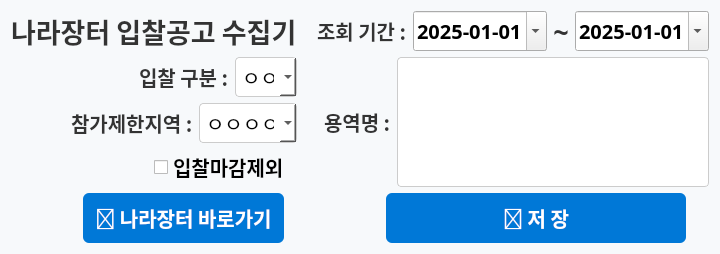
<?xml version="1.0" encoding="UTF-8"?>
<ui version="4.0">
 <class>dialog</class>
 <widget class="QDialog" name="dialog">
  <property name="windowModality">
   <enum>Qt::NonModal</enum>
  </property>
  <property name="enabled">
   <bool>true</bool>
  </property>
  <property name="geometry">
   <rect>
    <x>0</x>
    <y>0</y>
    <width>720</width>
    <height>254</height>
   </rect>
  </property>
  <property name="sizePolicy">
   <sizepolicy hsizetype="Fixed" vsizetype="Fixed">
    <horstretch>0</horstretch>
    <verstretch>0</verstretch>
   </sizepolicy>
  </property>
  <property name="minimumSize">
   <size>
    <width>720</width>
    <height>216</height>
   </size>
  </property>
  <property name="maximumSize">
   <size>
    <width>16777215</width>
    <height>16777215</height>
   </size>
  </property>
  <property name="font">
   <font>
    <family>Noto Sans KR</family>
    <pointsize>20</pointsize>
    <weight>50</weight>
    <italic>false</italic>
    <bold>false</bold>
    <underline>false</underline>
    <stylestrategy>PreferDefault</stylestrategy>
   </font>
  </property>
  <property name="mouseTracking">
   <bool>false</bool>
  </property>
  <property name="acceptDrops">
   <bool>false</bool>
  </property>
  <property name="windowTitle">
   <string>나라장터 입찰공고 수집기</string>
  </property>
  <property name="windowIcon">
   <iconset>
    <normaloff>ejtech.ico</normaloff>ejtech.ico</iconset>
  </property>
  <property name="windowOpacity">
   <double>1.000000000000000</double>
  </property>
  <property name="layoutDirection">
   <enum>Qt::LeftToRight</enum>
  </property>
  <property name="autoFillBackground">
   <bool>false</bool>
  </property>
  <property name="styleSheet">
   <string notr="true">/* === 전체 폼 배경 === */
QDialog {
    background-color: #f7f9fb;
    color: #2e2e2e;
	font: 20pt &quot;Noto Sans KR&quot;;
}

/* === QLabel === */
QLabel {
    font-weight: bold;
    color: #333333;
}

/* === QLineEdit, QTextEdit === */
QLineEdit, QTextEdit {
    background-color: #ffffff;
    border: 1px solid #cccccc;
    border-radius: 4px;
    padding: 4px 8px;
    selection-background-color: #0078d7;
    selection-color: #ffffff;
}

/* === QComboBox === */
QComboBox {
    background-color: #ffffff;
    border: 1px solid #cccccc;
    border-radius: 4px;
    padding: 4px 6px;
}
QComboBox QAbstractItemView {
    background-color: #ffffff;
    selection-background-color: #ffffff;
    selection-color: #ffffff;
}

/* === QPushButton === */
QPushButton {
    background-color: #0078d7;
    color: white;
    border: none;
    padding: 6px 12px;
    border-radius: 6px;
}
QPushButton:hover {
    background-color: #005bbd;
}
QPushButton:pressed {
    background-color: #004a9f;
}
QPushButton:disabled {
    background-color: #cccccc;
    color: #666666;
}

/* === QDateEdit &amp; QCalendarWidget === */
QDateEdit {
    background-color: #ffffff;
    color: #2e2e2e;
    border: 1px solid #cccccc;
    border-radius: 4px;
    padding: 4px 8px;
}

QCalendarWidget {
    background-color: #ffffff;
    border: 1px solid #d0d0d0;
    border-radius: 6px;
}

QCalendarWidget QToolButton {
    color: #2e2e2e;
    background: transparent;
    font-weight: bold;
}

QCalendarWidget QAbstractItemView {
    background-color: white;
    selection-background-color: #0078d7;
    selection-color: white;
    gridline-color: #e0e0e0;
}

/* === QGroupBox === */
QGroupBox {
    border: 1px solid #c4c4c4;
    border-radius: 6px;
    margin-top: 10px;
}
QGroupBox::title {
    subcontrol-origin: margin;
    subcontrol-position: top left;
    padding: 0 6px;
    font-weight: bold;
    color: #2e2e2e;
}
</string>
  </property>
  <property name="sizeGripEnabled">
   <bool>false</bool>
  </property>
  <property name="modal">
   <bool>false</bool>
  </property>
  <layout class="QGridLayout" name="gridLayout">
   <item row="0" column="0">
    <widget class="QLabel" name="title">
     <property name="sizePolicy">
      <sizepolicy hsizetype="Minimum" vsizetype="Minimum">
       <horstretch>0</horstretch>
       <verstretch>0</verstretch>
      </sizepolicy>
     </property>
     <property name="font">
      <font>
       <family>Noto Sans KR</family>
       <pointsize>20</pointsize>
       <weight>75</weight>
       <italic>false</italic>
       <bold>true</bold>
      </font>
     </property>
     <property name="autoFillBackground">
      <bool>false</bool>
     </property>
     <property name="text">
      <string>나라장터 입찰공고 수집기</string>
     </property>
    </widget>
   </item>
   <item row="4" column="2">
    <layout class="QHBoxLayout" name="horizontalLayout_3">
     <property name="sizeConstraint">
      <enum>QLayout::SetMinAndMaxSize</enum>
     </property>
     <property name="leftMargin">
      <number>7</number>
     </property>
     <item>
      <widget class="QLabel" name="label_4">
       <property name="sizePolicy">
        <sizepolicy hsizetype="Fixed" vsizetype="Fixed">
         <horstretch>0</horstretch>
         <verstretch>0</verstretch>
        </sizepolicy>
       </property>
       <property name="font">
        <font>
         <family>Noto Sans KR</family>
         <pointsize>15</pointsize>
         <weight>75</weight>
         <italic>false</italic>
         <bold>true</bold>
        </font>
       </property>
       <property name="text">
        <string>용역명 :</string>
       </property>
      </widget>
     </item>
     <item>
      <widget class="QTextEdit" name="keyword_edit">
       <property name="font">
        <font>
         <family>Noto Sans KR</family>
        </font>
       </property>
      </widget>
     </item>
    </layout>
   </item>
   <item row="4" column="0">
    <layout class="QVBoxLayout" name="verticalLayout">
     <item>
      <layout class="QHBoxLayout" name="horizontalLayout_2">
       <property name="sizeConstraint">
        <enum>QLayout::SetMinAndMaxSize</enum>
       </property>
       <item>
        <spacer name="horizontalSpacer_2">
         <property name="orientation">
          <enum>Qt::Horizontal</enum>
         </property>
         <property name="sizeHint" stdset="0">
          <size>
           <width>40</width>
           <height>20</height>
          </size>
         </property>
        </spacer>
       </item>
       <item>
        <widget class="QLabel" name="label_5">
         <property name="sizePolicy">
          <sizepolicy hsizetype="Fixed" vsizetype="Fixed">
           <horstretch>0</horstretch>
           <verstretch>0</verstretch>
          </sizepolicy>
         </property>
         <property name="font">
          <font>
           <family>Noto Sans KR</family>
           <pointsize>15</pointsize>
           <weight>75</weight>
           <italic>false</italic>
           <bold>true</bold>
          </font>
         </property>
         <property name="text">
          <string>입찰 구분 :</string>
         </property>
        </widget>
       </item>
       <item>
        <widget class="QComboBox" name="bidding_type">
         <property name="sizePolicy">
          <sizepolicy hsizetype="Fixed" vsizetype="Fixed">
           <horstretch>0</horstretch>
           <verstretch>0</verstretch>
          </sizepolicy>
         </property>
         <property name="font">
          <font>
           <family>Noto Sans KR</family>
           <pointsize>15</pointsize>
           <weight>50</weight>
           <italic>false</italic>
           <bold>false</bold>
          </font>
         </property>
         <property name="contextMenuPolicy">
          <enum>Qt::ActionsContextMenu</enum>
         </property>
         <property name="toolTip">
          <string>입찰구분</string>
         </property>
         <property name="statusTip">
          <string/>
         </property>
         <property name="whatsThis">
          <string/>
         </property>
         <property name="autoFillBackground">
          <bool>false</bool>
         </property>
         <property name="styleSheet">
          <string notr="true"/>
         </property>
         <property name="inputMethodHints">
          <set>Qt::ImhNone</set>
         </property>
         <property name="editable">
          <bool>false</bool>
         </property>
         <property name="insertPolicy">
          <enum>QComboBox::InsertAtCurrent</enum>
         </property>
         <property name="sizeAdjustPolicy">
          <enum>QComboBox::AdjustToContentsOnFirstShow</enum>
         </property>
         <property name="duplicatesEnabled">
          <bool>false</bool>
         </property>
         <item>
          <property name="text">
           <string>ㅇㅇ</string>
          </property>
         </item>
        </widget>
       </item>
      </layout>
     </item>
     <item>
      <layout class="QHBoxLayout" name="horizontalLayout_4">
       <item>
        <spacer name="horizontalSpacer_3">
         <property name="orientation">
          <enum>Qt::Horizontal</enum>
         </property>
         <property name="sizeHint" stdset="0">
          <size>
           <width>40</width>
           <height>20</height>
          </size>
         </property>
        </spacer>
       </item>
       <item>
        <widget class="QLabel" name="label_2">
         <property name="font">
          <font>
           <family>Noto Sans KR</family>
           <pointsize>15</pointsize>
           <weight>75</weight>
           <bold>true</bold>
          </font>
         </property>
         <property name="text">
          <string>참가제한지역 :</string>
         </property>
        </widget>
       </item>
       <item>
        <widget class="QComboBox" name="region_limit">
         <property name="font">
          <font>
           <family>Noto Sans KR</family>
           <pointsize>15</pointsize>
          </font>
         </property>
         <item>
          <property name="text">
           <string>ㅇㅇㅇㅇ</string>
          </property>
         </item>
         <item>
          <property name="text">
           <string>ㅇㅇㅇㅇ</string>
          </property>
         </item>
        </widget>
       </item>
      </layout>
     </item>
     <item>
      <layout class="QHBoxLayout" name="horizontalLayout_5">
       <item>
        <spacer name="horizontalSpacer_4">
         <property name="orientation">
          <enum>Qt::Horizontal</enum>
         </property>
         <property name="sizeHint" stdset="0">
          <size>
           <width>40</width>
           <height>20</height>
          </size>
         </property>
        </spacer>
       </item>
       <item>
        <widget class="QCheckBox" name="bidclose_yn">
         <property name="sizePolicy">
          <sizepolicy hsizetype="Expanding" vsizetype="Fixed">
           <horstretch>0</horstretch>
           <verstretch>0</verstretch>
          </sizepolicy>
         </property>
         <property name="font">
          <font>
           <family>Noto Sans KR</family>
           <pointsize>15</pointsize>
           <weight>75</weight>
           <bold>true</bold>
          </font>
         </property>
         <property name="layoutDirection">
          <enum>Qt::LeftToRight</enum>
         </property>
         <property name="text">
          <string>입찰마감제외</string>
         </property>
         <property name="checked">
          <bool>false</bool>
         </property>
        </widget>
       </item>
      </layout>
     </item>
    </layout>
   </item>
   <item row="5" column="0" colspan="3">
    <layout class="QHBoxLayout" name="horizontalLayout_6">
     <item alignment="Qt::AlignHCenter|Qt::AlignVCenter">
      <widget class="QPushButton" name="go_bidding">
       <property name="sizePolicy">
        <sizepolicy hsizetype="Fixed" vsizetype="Fixed">
         <horstretch>0</horstretch>
         <verstretch>0</verstretch>
        </sizepolicy>
       </property>
       <property name="minimumSize">
        <size>
         <width>0</width>
         <height>50</height>
        </size>
       </property>
       <property name="font">
        <font>
         <family>Noto Sans KR</family>
         <pointsize>15</pointsize>
         <weight>75</weight>
         <italic>false</italic>
         <bold>true</bold>
        </font>
       </property>
       <property name="toolTip">
        <string>나라장터 바로가기</string>
       </property>
       <property name="autoFillBackground">
        <bool>false</bool>
       </property>
       <property name="text">
        <string>🔗 나라장터 바로가기</string>
       </property>
       <property name="checkable">
        <bool>false</bool>
       </property>
      </widget>
     </item>
     <item alignment="Qt::AlignHCenter|Qt::AlignVCenter">
      <widget class="QPushButton" name="pushButton">
       <property name="sizePolicy">
        <sizepolicy hsizetype="Fixed" vsizetype="Fixed">
         <horstretch>0</horstretch>
         <verstretch>0</verstretch>
        </sizepolicy>
       </property>
       <property name="minimumSize">
        <size>
         <width>300</width>
         <height>50</height>
        </size>
       </property>
       <property name="maximumSize">
        <size>
         <width>0</width>
         <height>0</height>
        </size>
       </property>
       <property name="font">
        <font>
         <family>Noto Sans KR</family>
         <pointsize>15</pointsize>
         <weight>75</weight>
         <italic>false</italic>
         <bold>true</bold>
        </font>
       </property>
       <property name="toolTip">
        <string>저장</string>
       </property>
       <property name="text">
        <string>💾 저 장</string>
       </property>
      </widget>
     </item>
    </layout>
   </item>
   <item row="0" column="2">
    <layout class="QHBoxLayout" name="datastart">
     <item>
      <widget class="QLabel" name="label_3">
       <property name="sizePolicy">
        <sizepolicy hsizetype="Minimum" vsizetype="Minimum">
         <horstretch>0</horstretch>
         <verstretch>0</verstretch>
        </sizepolicy>
       </property>
       <property name="font">
        <font>
         <family>Noto Sans KR</family>
         <pointsize>15</pointsize>
         <weight>75</weight>
         <italic>false</italic>
         <bold>true</bold>
        </font>
       </property>
       <property name="tabletTracking">
        <bool>false</bool>
       </property>
       <property name="text">
        <string>조회 기간 :</string>
       </property>
      </widget>
     </item>
     <item>
      <widget class="QDateTimeEdit" name="start_date_edit">
       <property name="sizePolicy">
        <sizepolicy hsizetype="Minimum" vsizetype="Minimum">
         <horstretch>0</horstretch>
         <verstretch>0</verstretch>
        </sizepolicy>
       </property>
       <property name="minimumSize">
        <size>
         <width>0</width>
         <height>0</height>
        </size>
       </property>
       <property name="font">
        <font>
         <family>Noto Sans KR</family>
         <pointsize>15</pointsize>
         <weight>75</weight>
         <italic>false</italic>
         <bold>true</bold>
        </font>
       </property>
       <property name="acceptDrops">
        <bool>true</bool>
       </property>
       <property name="date">
        <date>
         <year>2025</year>
         <month>1</month>
         <day>1</day>
        </date>
       </property>
       <property name="displayFormat">
        <string>yyyy-MM-dd</string>
       </property>
       <property name="calendarPopup">
        <bool>true</bool>
       </property>
       <property name="timeSpec">
        <enum>Qt::LocalTime</enum>
       </property>
      </widget>
     </item>
     <item>
      <widget class="QLabel" name="label">
       <property name="enabled">
        <bool>true</bool>
       </property>
       <property name="sizePolicy">
        <sizepolicy hsizetype="Minimum" vsizetype="Minimum">
         <horstretch>0</horstretch>
         <verstretch>0</verstretch>
        </sizepolicy>
       </property>
       <property name="layoutDirection">
        <enum>Qt::LeftToRight</enum>
       </property>
       <property name="text">
        <string>~</string>
       </property>
       <property name="scaledContents">
        <bool>false</bool>
       </property>
       <property name="alignment">
        <set>Qt::AlignCenter</set>
       </property>
       <property name="wordWrap">
        <bool>false</bool>
       </property>
       <property name="margin">
        <number>0</number>
       </property>
      </widget>
     </item>
     <item>
      <widget class="QDateTimeEdit" name="end_date_edit">
       <property name="sizePolicy">
        <sizepolicy hsizetype="Minimum" vsizetype="Minimum">
         <horstretch>0</horstretch>
         <verstretch>0</verstretch>
        </sizepolicy>
       </property>
       <property name="font">
        <font>
         <family>Noto Sans KR</family>
         <pointsize>15</pointsize>
         <weight>75</weight>
         <italic>false</italic>
         <bold>true</bold>
        </font>
       </property>
       <property name="date">
        <date>
         <year>2025</year>
         <month>1</month>
         <day>1</day>
        </date>
       </property>
       <property name="time">
        <time>
         <hour>0</hour>
         <minute>0</minute>
         <second>0</second>
        </time>
       </property>
       <property name="displayFormat">
        <string>yyyy-MM-dd</string>
       </property>
       <property name="calendarPopup">
        <bool>true</bool>
       </property>
      </widget>
     </item>
    </layout>
   </item>
   <item row="4" column="1">
    <spacer name="horizontalSpacer">
     <property name="orientation">
      <enum>Qt::Horizontal</enum>
     </property>
     <property name="sizeHint" stdset="0">
      <size>
       <width>40</width>
       <height>20</height>
      </size>
     </property>
    </spacer>
   </item>
  </layout>
 </widget>
 <tabstops>
  <tabstop>bidding_type</tabstop>
  <tabstop>start_date_edit</tabstop>
  <tabstop>end_date_edit</tabstop>
 </tabstops>
 <resources>
  <include location="C:/Users/whlee/AppData/Roaming/Python/Python311/site-packages/qt5_applications/Qt/bin/test01.qrc"/>
 </resources>
 <connections/>
</ui>
